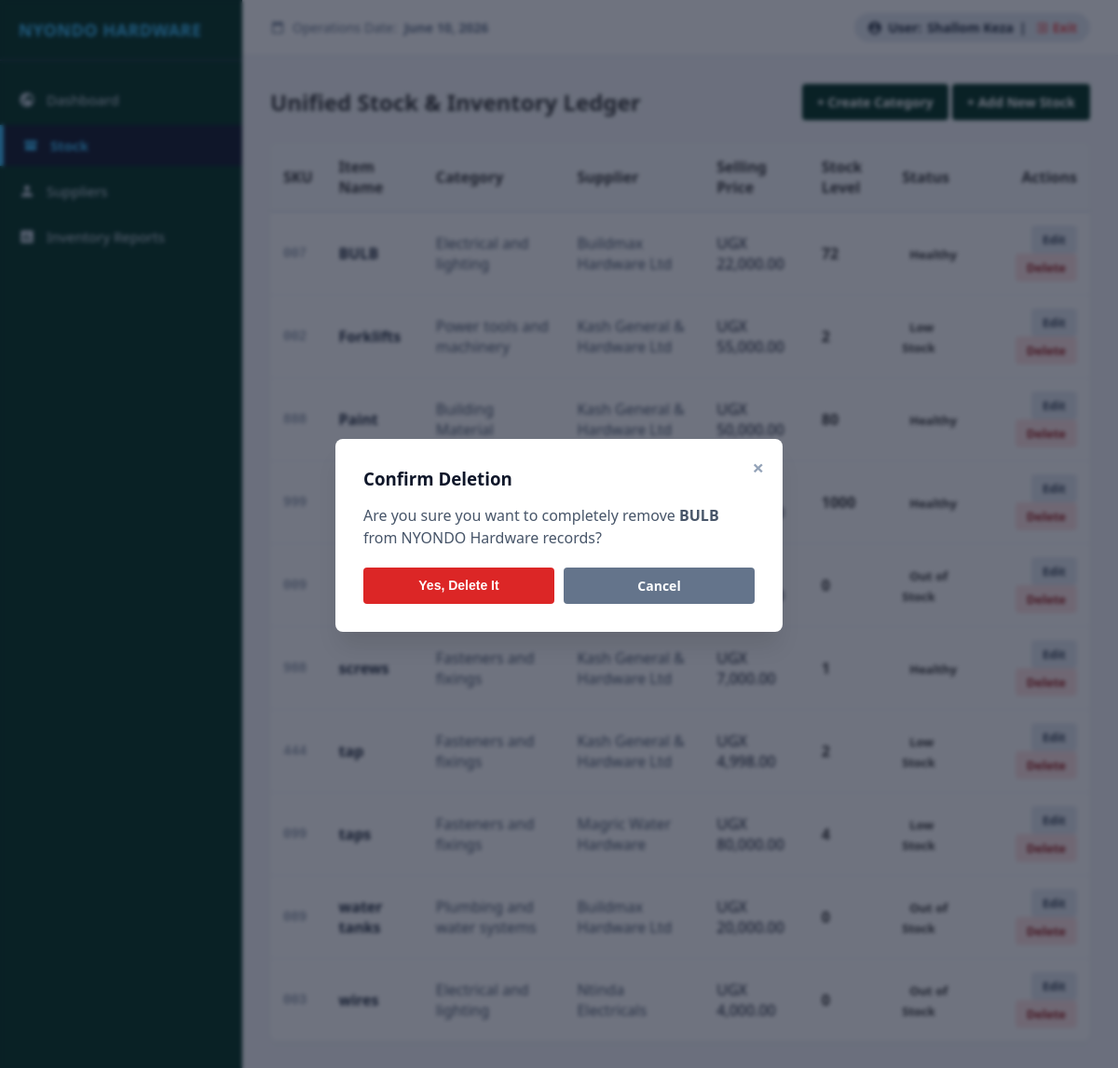
Screenshot of /stock/?delete_id=8 (signed in) with the database file from the repository.
### web/models.py (models this page shows, shortened)
class User(AbstractUser):
    ROLE_CHOICES = [
        ('ADMIN', 'Accounts / Admin'),
        ('SALES', 'Sales Attendant'),
        ('STOCK', 'Store Manager'),
    ]
    role = models.CharField(max_length=20, choices=ROLE_CHOICES, default='SALES')

class Product(models.Model):
    supplier = models.ForeignKey(Supplier, on_delete=models.CASCADE, related_name='products')
    category = models.ForeignKey(Category, on_delete=models.CASCADE, related_name='products')
    sku = models.CharField(max_length=50, unique=True)
    name = models.CharField(max_length=255, unique=True)
    specifications = models.TextField(blank=True, null=True)
    cost_price = models.DecimalField(max_digits=12, decimal_places=2)
    selling_price = models.DecimalField(max_digits=12, decimal_places=2)
    quantity_in_stock = models.IntegerField(default=0)
    low_stock_threshold = models.IntegerField(default=5)
    date_added = models.DateTimeField(auto_now_add=True)

class Category(models.Model):
    name = models.CharField(max_length=100, unique=True, verbose_name="Category Name")
    description = models.TextField(blank=True, null=True)

class Supplier(models.Model):
    name = models.CharField(max_length=255, unique=True)
    phone = models.CharField(max_length=20)

### web/views.py (the view, shortened to what this page needs)
# urls.py: path('stock/', views.stock, name='stock'),
@require_role('STOCK', 'ADMIN')
def stock(request):
    products = Product.objects.all().select_related('supplier', 'category').order_by('name')
    suppliers = Supplier.objects.all().order_by('name')
    categories = Category.objects.all().order_by('name')
    context = {
        'products': products,
        'suppliers': suppliers,
        'categories': categories,
        'today': timezone.now(),
    }
    context['error_fields'] = request.GET.get('error_fields', '').split(',') if request.GET.get('error_fields') else []
    edit_id = request.GET.get('edit_id')
    if edit_id:
        context['edit_product'] = get_object_or_404(Product, id=edit_id)
        context['display_edit_modal'] = True
    delete_id = request.GET.get('delete_id')
    if delete_id:
        context['delete_product'] = get_object_or_404(Product, id=delete_id)
        context['display_delete_modal'] = True
    return render(request, 'stock.html', context)

### web/views.py (called while the page is built)
def require_role(*allowed_roles):
    def decorator(view_func):
        @wraps(view_func)
        def wrapper(request, *args, **kwargs):
            if not request.user.is_authenticated:
                return redirect('login')
            user_role = str(getattr(request.user, 'role', '')).upper()
            if 'ADMIN' in user_role:
                return view_func(request, *args, **kwargs)
            for allowed in allowed_roles:
                if allowed.upper() in user_role:
                    return view_func(request, *args, **kwargs)
            messages.error(request, "Access denied: Redirected to your authorized department.")
            return redirect(role_home(user_role))
        return wrapper
    return decorator

### web/templates/stock.html (shortened to what this page needs)
{% extends 'base.html' %}
{% load humanize %}
{% block active_stock %}active{% endblock %}
{% block content %}
    <div style="display: flex; justify-content: space-between; align-items: center; margin-bottom: 25px;">
        <h2>Unified Stock & Inventory Ledger</h2>
        <div>
            <a href="?show_modal=add_category" class="btn" style="background:  #013220; color: white;">+ Create Category</a>
            <a href="?show_modal=add" class="btn" style="background:  #013220; color: white;">+ Add New Stock</a>
        </div>
    </div>
    <table style="width: 100%; border-collapse: collapse; background: white; border-radius: 8px; overflow: hidden; box-shadow: 0 1px 3px rgba(0,0,0,0.05);">
        <thead>
            <tr style="background-color: #f8fafc; border-bottom: 2px solid #e2e8f0; text-align: left;">
                <th style="padding: 14px;">SKU</th>
                <th style="padding: 14px;">Item Name</th>
                <th style="padding: 14px;">Category</th>
                <th style="padding: 14px;">Supplier</th>
                <th style="padding: 14px;">Selling Price</th>
                <th style="padding: 14px;">Stock Level</th>
                <th style="padding: 14px;">Status</th>
                <th style="padding: 14px; text-align: right;">Actions</th>
            </tr>
        </thead>
        <tbody>
            {% for product in products %}
            <tr style="border-bottom: 1px solid #f1f5f9;">
                <td style="padding: 14px; font-family: monospace; font-size: 14px; color: #64748b;">{{ product.sku }}</td>
                <td style="padding: 14px; font-weight: 600; color: #1e293b;">{{ product.name }}</td>
                <td style="padding: 14px; color: #475569;">{{ product.category.name }}</td>
                <td style="padding: 14px; color: #475569;">{{ product.supplier.name }}</td>
                <td style="padding: 14px; font-weight: 500; color: #0f172a;">UGX {{ product.selling_price|intcomma }}</td>
                <td style="padding: 14px; font-weight: 600;">{{ product.quantity_in_stock }}</td>
                <td style="padding: 14px;">
                    {% if product.quantity_in_stock == 0 %}
                        <span class="status-badge status-out">Out of Stock</span>
                    {% elif product.quantity_in_stock <= product.low_stock_threshold %}
                        <span class="status-badge status-low">Low Stock</span>
                    {% else %}
                        <span class="status-badge status-good">Healthy</span>
                    {% endif %}
                </td>
                <td style="padding: 14px; text-align: right;">
                    <a href="?edit_id={{ product.id }}" class="btn" style="background: #e2e8f0; color: #334155; padding: 6px 12px; font-size: 13px;">Edit</a>
                    <a href="?delete_id={{ product.id }}" class="btn" style="background: #fee2e2; color: #991b1b; padding: 6px 12px; font-size: 13px;">Delete</a>
                </td>
            </tr>
            {% empty %}
            <tr><td colspan="8" style="padding: 30px; text-align: center; color: #94a3b8;">No physical products registered in this catalog ledger setup system.</td></tr>
            {% endfor %}
        </tbody>
    </table>
    {% if display_delete_modal %}
    <div class="modal-overlay">
        <div class="modal-box">
            <a href="?" class="close-x">&times;</a>
            <h3 style="margin-bottom: 15px; color: #0f172a;">Confirm Deletion</h3>
            <p style="color: #475569; margin-bottom: 20px; line-height: 1.5;">Are you sure you want to completely remove <strong>{{ delete_product.name }}</strong> from NYONDO Hardware records?</p>
            <form method="POST" action="{% url 'stock' %}">
                <div style="display: flex; gap: 10px;">
                    <button type="submit" class="btn" style="background: #dc2626; color: white; flex: 1;">Yes, Delete It</button>
                    <a href="?" class="btn" style="background: #64748b; color: white; flex: 1; text-align: center;">Cancel</a>
                </div>
            </form>
        </div>
    </div>
    {% endif %}
{% endblock %}

### web/templates/base.html (shortened to what this page needs)
<!DOCTYPE html>
<html lang="en">
<head>
</head>
<body>
    <div class="sidebar">
        <div class="sidebar-brand">NYONDO HARDWARE</div>
        <ul class="sidebar-menu">
            {% if user.is_authenticated %}
                <li class="{% block active_dashboard %}{% endblock %}">
                    <a href="{% url 'admin_dashboard' %}">
                        Dashboard
                    </a>
                </li>
                {% if user.role == 'ADMIN' or user.role == 'STOCK' %}
                    <li class="{% block active_stock %}{% endblock %}">
                        <a href="{% url 'stock' %}">
                            <svg viewBox="0 0 24 24"><path d="M4 19h16v-7H4v7zm16-9c.55 0 1-.45 1-1V6c0-.55-.45-1-1-1H4c-.55 0-1 .45-1 1v3c0 .55.45 1 1 1h16z"/></svg>
                            Stock
                        </a>
                    </li>
                    <li class="{% block active_suppliers %}{% endblock %}">
                        <a href="{% url 'supplier_management' %}">
                            <svg viewBox="0 0 24 24"><path d="M12 12c2.21 0 4-1.79 4-4s-1.79-4-4-4-4 1.79-4 4 1.79 4 4 4zm0 2c-2.67 0-8 1.34-8 4v2h16v-2c0-2.66-5.33-4-8-4z"/></svg>
                            Suppliers
                        </a>
                    </li>
                    <li class="{% block active_inventory %}{% endblock %}">
                        <a href="{% url 'inventory_reports' %}">
                            <svg viewBox="0 0 24 24"><path d="M19 3H5c-1.1 0-2 .9-2 2v14c0 1.1.9 2 2 2h14c1.1 0 2-.9 2-2V5c0-1.1-.9-2-2-2zM9 17H7v-7h2v7zm4 0h-2V7h2v10zm4 0h-2v-4h2v4z"/></svg>
                            Inventory Reports
                        </a>
                    </li>
                {% endif %}
            {% endif %}
        </ul>
    </div>
    <div class="main-container">
        <header class="top-navbar">
            <div class="system-date">
                <svg viewBox="0 0 24 24"><path d="M19 3h-1V1h-2v2H8V1H6v2H5c-1.11 0-1.99.9-1.99 2L3 19c0 1.1.89 2 2 2h14c1.1 0 2-.9 2-2V5c0-1.1-.9-2-2-2zm0 16H5V8h14v11z"/></svg>
                Operations Date: <strong>{{ today|date:"F j, Y" }}</strong>
            </div>
            <div class="user-profile">
                <svg viewBox="0 0 24 24"><path d="M12 2C6.48 2 2 6.48 2 12s4.48 10 10 10 10-4.48 10-10S17.52 2 12 2zm0 3c1.66 0 3 1.34 3 3s-1.34 3-3 3-3-1.34-3-3 1.34-3 3-3zm0 14.2c-2.5 0-4.71-1.28-6-3.22.03-1.99 4-3.08 6-3.08 1.99 0 5.97 1.09 6 3.08-1.29 1.94-3.5 3.22-6 3.22z"/></svg>
                User:
                <strong>
                    {% if user.is_authenticated %}
                        {{ user.get_full_name|default:user.username }}
                    {% else %}
                        System Guest
                    {% endif %}
                </strong> |
                <a href="{% url 'logout' %}" class="logout-link">
                    <svg viewBox="0 0 24 24"><path d="M10.09 15.59L11.5 17l5-5-5-5-1.41 1.41L12.67 11H3v2h9.67l-2.58 2.59zM19 3H5c-1.11 0-2 .9-2 2v4h2V5h14v14H5v-4H3v4c0 1.1.89 2 2 2h14c1.1 0 2-.9 2-2V5c0-1.1-.9-2-2-2z"/></svg>
                    Exit
                </a>
            </div>
        </header>
        <main class="content-body">
            {% block content %}
            {% endblock %}
        </main>
    </div>
</body>
</html>

### web/templates/base.html (style rules this page uses)
* { box-sizing: border-box; margin: 0; padding: 0; }
body { font-family: 'Segoe UI', Tahoma, Geneva, Verdana, sans-serif; background-color: #f4f6f9; color: #333; display: flex; height: 100vh; overflow: hidden; }
.sidebar { width: 260px; background-color:#013220; color: #fff; display: flex; flex-direction: column; padding: 20px 0; }
.sidebar-brand { padding: 0 20px 20px 20px; border-bottom: 1px solid #334155; font-size: 18px; font-weight: bold; letter-spacing: 0.5px; color: #38bdf8; }
.sidebar-menu { list-style: none; margin-top: 20px; display: flex; flex-direction: column; gap: 5px; }
.sidebar-menu a { display: flex; align-items: center; padding: 12px 20px; color: #cbd5e1; text-decoration: none; font-weight: 500; font-size: 15px; transition: all 0.2s ease; }
.sidebar-menu a svg { margin-right: 12px; width: 18px; height: 18px; fill: currentColor; flex-shrink: 0; }
.sidebar-menu li.active a { background-color: #0f172a; color: #38bdf8; border-left: 4px solid #38bdf8; font-weight: bold; }
.main-container { flex: 1; display: flex; flex-direction: column; overflow: hidden; }
.top-navbar { height: 60px; background-color: #fff; border-bottom: 1px solid #e2e8f0; display: flex; align-items: center; justify-content: space-between; padding: 0 30px; }
.system-date { font-size: 14px; color: #64748b; font-weight: 500; display: flex; align-items: center; gap: 8px; }
.system-date svg { width: 16px; height: 16px; fill: #64748b; }
.user-profile { font-size: 14px; font-weight: bold; color: #1e293b; background: #e2e8f0; padding: 6px 14px; border-radius: 20px; display: flex; align-items: center; gap: 6px; }
.user-profile svg { width: 16px; height: 16px; fill: #1e293b; }
.logout-link { color: #ef4444; margin-left: 4px; font-weight: bold; text-decoration: none; transition: color 0.2s; display: inline-flex; align-items: center; gap: 4px; }
.logout-link svg { width: 14px; height: 14px; fill: currentColor; }
.content-body { flex: 1; padding: 30px; overflow-y: auto; }
.btn { padding: 10px 16px; text-decoration: none; font-weight: bold; display: inline-block; border: none; cursor: pointer; border-radius: 4px; font-size: 14px; transition: background 0.2s; }
.modal-overlay { position: fixed; top: 0; left: 0; width: 100%; height: 100%; background: rgba(15, 23, 42, 0.6); display: flex; justify-content: center; align-items: center; z-index: 1000; backdrop-filter: blur(2px); }
.modal-box { background: white; padding: 30px; border-radius: 8px; width: 480px; position: relative; max-height: 90vh; overflow-y: auto; box-shadow: 0 20px 25px -5px rgba(0, 0, 0, 0.1); }
.close-x { position: absolute; top: 15px; right: 20px; font-size: 22px; color: #94a3b8; text-decoration: none; font-weight: bold; }
.status-badge { padding: 4px 8px; border-radius: 4px; font-weight: bold; font-size: 13px; }

### rows the page displays
User: get_full_name "Shallom Keza"
Product: sku "007", name "BULB", category.name "Electrical and lighting", supplier.name "Buildmax Hardware Ltd", selling_price "22,000.00", quantity_in_stock "72", low_stock_threshold "Healthy"
Product: sku "002", name "Forklifts", category.name "Power tools and machinery", supplier.name "Kash General & Hardware Ltd", selling_price "55,000.00", quantity_in_stock "2", low_stock_threshold "Low Stock"
Product: sku "888", name "Paint", category.name "Building Material", supplier.name "Kash General & Hardware Ltd", selling_price "50,000.00", quantity_in_stock "80", low_stock_threshold "Healthy"
Product: sku "999", quantity_in_stock "1000", low_stock_threshold "Healthy"
Product: sku "009", quantity_in_stock "0", shows "Out of Stock"
Product: sku "988", name "screws", category.name "Fasteners and fixings", supplier.name "Kash General & Hardware Ltd", selling_price "7,000.00", quantity_in_stock "1", low_stock_threshold "Healthy"
Product: sku "444", name "tap", category.name "Fasteners and fixings", supplier.name "Kash General & Hardware Ltd", selling_price "4,998.00", quantity_in_stock "2", low_stock_threshold "Low Stock"
Product: sku "099", name "taps", category.name "Fasteners and fixings", supplier.name "Magric Water Hardware", selling_price "80,000.00", quantity_in_stock "4", low_stock_threshold "Low Stock"
Product: sku "089", name "water tanks", category.name "Plumbing and water systems", supplier.name "Buildmax Hardware Ltd", selling_price "20,000.00", quantity_in_stock "0", shows "Out of Stock"
Product: sku "003", name "wires", category.name "Electrical and lighting", supplier.name "Ntinda Electricals", selling_price "4,000.00", quantity_in_stock "0", shows "Out of Stock"
